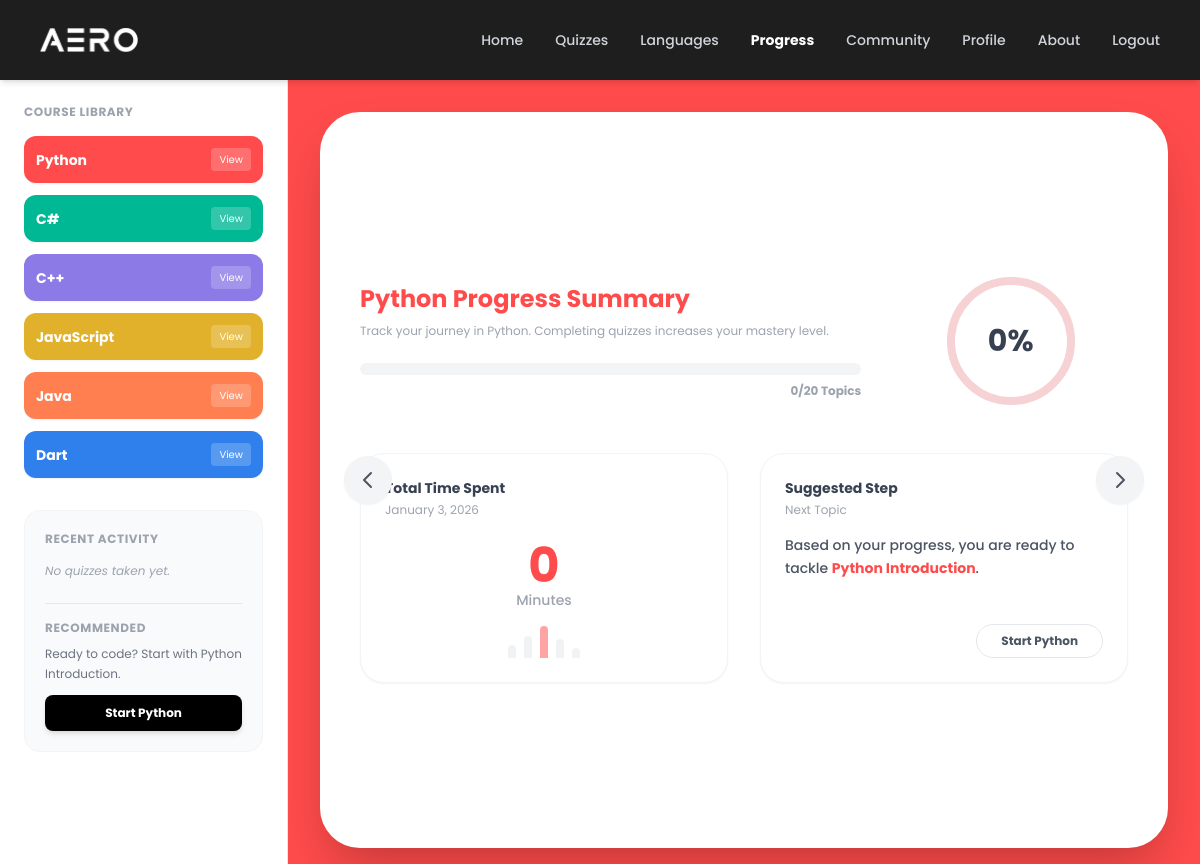
Screenshot of /pages/progress.php (signed in) with the database file from the repository.
### tables this page shows
CREATE TABLE `languages` (
  `language_id` int(11) NOT NULL,
  `name` varchar(50) NOT NULL,
  `description` text DEFAULT NULL,
  `icon_path` varchar(255) DEFAULT NULL
);

CREATE TABLE `topics` (
  `topic_id` int(11) NOT NULL,
  `language_id` int(11) NOT NULL,
  `title` varchar(100) NOT NULL,
  `content_description` text DEFAULT NULL,
  `pdf_file_path` varchar(255) DEFAULT NULL,
  `external_link` varchar(255) DEFAULT NULL,
  `ai_context_summary` text NOT NULL,
  `order_sequence` int(11) DEFAULT 0
);

### pages/progress.php (the view, shortened to what this page needs)
<?php
include '../config/db_conn.php';
$user_id = $_SESSION['user_id'];
$current_lang_id = isset($_GET['lang_id']) ? (int)$_GET['lang_id'] : 1;
$languages = [
    1 => ['name' => 'Python',     'bg' => 'bg-[#ff4b4b]', 'text' => 'text-[#ff4b4b]', 'border' => 'border-[#ff4b4b]'],
    2 => ['name' => 'C#',         'bg' => 'bg-[#00b894]', 'text' => 'text-[#00b894]', 'border' => 'border-[#00b894]'],
    3 => ['name' => 'C++',        'bg' => 'bg-[#8c7ae6]', 'text' => 'text-[#8c7ae6]', 'border' => 'border-[#8c7ae6]'],
    4 => ['name' => 'JavaScript', 'bg' => 'bg-[#e1b12c]', 'text' => 'text-[#e1b12c]', 'border' => 'border-[#e1b12c]'],
    5 => ['name' => 'Java',       'bg' => 'bg-[#ff7f50]', 'text' => 'text-[#ff7f50]', 'border' => 'border-[#ff7f50]'],
    6 => ['name' => 'Dart',       'bg' => 'bg-[#2f80ed]', 'text' => 'text-[#2f80ed]', 'border' => 'border-[#2f80ed]']
];
$theme = $languages[$current_lang_id];
$prev_id = ($current_lang_id == 1) ? 6 : $current_lang_id - 1;
$next_id = ($current_lang_id == 6) ? 1 : $current_lang_id + 1;
$totalTopicsSql = "SELECT COUNT(*) as count FROM topics WHERE language_id = $current_lang_id";
$totalTopics = $conn->query($totalTopicsSql)->fetch_assoc()['count'];
$btnTextSql = "select name from languages where language_id = $current_lang_id";
$btnText1 = $conn->query($btnTextSql)->fetch_assoc()['name'];
$completedSql = "
    SELECT COUNT(DISTINCT topic_id) as count
    FROM generated_quizzes
    WHERE user_id = $user_id
    AND topic_id IN (SELECT topic_id FROM topics WHERE language_id = $current_lang_id)
    AND score >= (total_items / 2)
";
$completed = $conn->query($completedSql)->fetch_assoc()['count'];
$percentage = ($totalTopics > 0) ? round(($completed / $totalTopics) * 100) : 0;
$timeSql = "
    SELECT SUM(q.duration_seconds) as total_seconds
    FROM generated_quizzes q
    JOIN topics t ON q.topic_id = t.topic_id
    WHERE q.user_id = $user_id AND t.language_id = $current_lang_id
";
$timeData = $conn->query($timeSql)->fetch_assoc();
$totalSeconds = $timeData['total_seconds'] ?? 0;
$minutesSpent = ceil($totalSeconds / 60);
$nextTopicSql = "
    SELECT title, topic_id FROM topics
    WHERE language_id = $current_lang_id
    AND topic_id NOT IN (
        SELECT topic_id FROM generated_quizzes
        WHERE user_id = $user_id
        AND score >= (total_items / 2)
    )
    ORDER BY topic_id ASC
    LIMIT 1
";
$nextTopicRes = $conn->query($nextTopicSql);
if ($nextTopicRes->num_rows > 0) {
    $row = $nextTopicRes->fetch_assoc();
    $sTitle = $row['title'];
    $sId = $row['topic_id'];
    $suggestedText = "Based on your progress, you are ready to tackle <span class='{$theme['text']} font-bold'>$sTitle</span>.";
    $btnLink = "topic_list.php?lang_id=$current_lang_id&topic_id=$sId";
} else {
    $suggestedText = "Incredible! You have completed all topics in <span class='{$theme['text']} font-bold'>{$theme['name']}</span>.";
    $btnLink = "#";
    $btnText1 = "Complete";
}
?>
<!DOCTYPE html>
<html lang="en">
<head>
    <script src="https://cdn.tailwindcss.com"></script>
</head>
<body class="bg-gray-50 overflow-hidden">
    <?php include '../components/navbar.php'; ?>
    <div class="flex h-[calc(100vh-4rem)]">
        <?php include '../components/sidebar.php'; ?>
        <main class="flex-1 <?php echo $theme['bg']; ?> p-8 overflow-y-auto transition-colors duration-500">
            <div class="max-w-6xl mx-auto h-full flex flex-col">
                <div class="bg-white rounded-[40px] shadow-2xl flex-1 p-10 relative flex flex-col justify-center items-center">
                    <a href="?lang_id=<?php echo $prev_id; ?>" class="absolute left-6 top-1/2 transform -translate-y-1/2 p-3 rounded-full bg-gray-100 hover:bg-gray-200 transition shadow-sm">
                        <svg class="w-6 h-6 text-gray-600" fill="none" stroke="currentColor" viewBox="0 0 24 24">
                            <path stroke-linecap="round" stroke-linejoin="round" stroke-width="2" d="M15 19l-7-7 7-7"></path>
                        </svg>
                    </a>
                    <a href="?lang_id=<?php echo $next_id; ?>" class="absolute right-6 top-1/2 transform -translate-y-1/2 p-3 rounded-full bg-gray-100 hover:bg-gray-200 transition shadow-sm">
                        <svg class="w-6 h-6 text-gray-600" fill="none" stroke="currentColor" viewBox="0 0 24 24">
                            <path stroke-linecap="round" stroke-linejoin="round" stroke-width="2" d="M9 5l7 7-7 7"></path>
                        </svg>
                    </a>
                    <div class="w-full max-w-4xl grid grid-cols-1 md:grid-cols-3 gap-8 mb-12">
                        <div class="md:col-span-2 flex flex-col justify-center">
                            <h2 class="text-2xl font-bold <?php echo $theme['text']; ?> mb-2">
                                <?php echo $theme['name']; ?> Progress Summary
                            </h2>
                            <p class="text-gray-400 text-xs mb-6">
                                Track your journey in <?php echo $theme['name']; ?>. Completing quizzes increases your mastery level.
                            </p>
                            <div class="w-full h-3 bg-gray-100 rounded-full mb-2">
                            </div>
                            <div class="text-right text-xs font-bold text-gray-400"><?php echo $completed; ?>/<?php echo $totalTopics; ?> Topics</div>
                        </div>
                        <div class="flex justify-center items-center">
                            <div class="relative w-32 h-32">
                                <div class="w-full h-full rounded-full border-8 border-gray-100 flex items-center justify-center">
                                    <span class="text-3xl font-bold text-gray-700"><?php echo $percentage; ?>%</span>
                                </div>
                                <div class="absolute inset-0 rounded-full border-8 <?php echo $theme['border']; ?> opacity-20"></div>
                            </div>
                        </div>
                    </div>
                    <div class="w-full max-w-4xl grid grid-cols-1 md:grid-cols-2 gap-8">
                        <div class="bg-white border border-gray-100 rounded-3xl p-6 shadow-sm flex flex-col justify-between">
                            <div>
                                <h3 class="text-sm font-bold text-gray-700 mb-1">Total Time Spent</h3>
                                <p class="text-xs text-gray-400 mb-4"><?php echo date("F j, Y"); ?></p>
                            </div>
                            <div class="flex flex-col items-center justify-center py-2">
                                <span class="text-5xl font-bold <?php echo $theme['text']; ?>">
                                    <?php echo $minutesSpent; ?>
                                </span>
                                <span class="text-sm text-gray-400 font-medium">Minutes</span>
                            </div>
                            <div class="flex items-end justify-center space-x-2 h-8 opacity-50 mt-2">
                                <div class="w-2 bg-gray-200 rounded-t h-[40%]"></div>
                                <div class="w-2 bg-gray-200 rounded-t h-[70%]"></div>
                                <div class="w-2 <?php echo $theme['bg']; ?> rounded-t h-[100%]"></div>
                                <div class="w-2 bg-gray-200 rounded-t h-[60%]"></div>
                                <div class="w-2 bg-gray-200 rounded-t h-[30%]"></div>
                            </div>
                        </div>
                        <div class="bg-white border border-gray-100 rounded-3xl p-6 shadow-sm flex flex-col justify-between">
                            <div>
                                <h3 class="text-sm font-bold text-gray-700 mb-1">Suggested Step</h3>
                                <p class="text-xs text-gray-400 mb-4">Next Topic</p>
                                <p class="text-sm font-medium text-gray-600 leading-relaxed">
                                    <?php echo $suggestedText; ?>
                                </p>
                            </div>
                            <div class="mt-4 flex justify-end">
                                <a href="<?php echo $btnLink; ?>" class="px-6 py-2 rounded-full text-xs font-bold border hover:bg-gray-50 transition text-gray-600">
                                    Start <?php echo $btnText1; ?>
                                </a>
                            </div>
                        </div>
                    </div>
                </div>
            </div>
        </main>
    </div>
</body>
</html>

### components/sidebar.php (shortened to what this page needs)
<?php
$sidebar_user_id = $_SESSION['user_id'] ?? 0;
$langColors = [
    'Python' => ['bg' => 'bg-[#ff4b4b]', 'text' => 'text-white'],
    'C#' => ['bg' => 'bg-[#00b894]', 'text' => 'text-white'],
    'C++' => ['bg' => 'bg-[#8c7ae6]', 'text' => 'text-white'],
    'JavaScript' => ['bg' => 'bg-[#e1b12c]', 'text' => 'text-white'],
    'Java' => ['bg' => 'bg-[#ff7f50]', 'text' => 'text-white'],
    'Dart' => ['bg' => 'bg-[#2f80ed]', 'text' => 'text-white']
];
$sidebarLangs = $conn->query("SELECT * FROM languages ORDER BY language_id ASC");
$recentSql = "SELECT q.date_taken, t.title, l.name as lang_name, q.score, q.total_items
              FROM generated_quizzes q
              JOIN topics t ON q.topic_id = t.topic_id
              JOIN languages l ON t.language_id = l.language_id
              WHERE q.user_id = $sidebar_user_id
              ORDER BY q.date_taken DESC LIMIT 3";
$recentActivity = $conn->query($recentSql);
$suggestSql = "SELECT t.language_id, t.order_sequence, l.name as lang_name
               FROM generated_quizzes q
               JOIN topics t ON q.topic_id = t.topic_id
               JOIN languages l ON t.language_id = l.language_id
               WHERE q.user_id = $sidebar_user_id
               ORDER BY q.date_taken DESC LIMIT 1";
$lastTaken = $conn->query($suggestSql)->fetch_assoc();
$suggestionText = "Start your journey today!";
$suggestionLink = "languages.php";
$btnText = "Browse Courses";
if ($lastTaken) {
    $nextSeq = $lastTaken['order_sequence'] + 1;
    $lid = $lastTaken['language_id'];
    $nextSql = "SELECT topic_id, title FROM topics
                WHERE language_id = $lid AND order_sequence >= $nextSeq
                ORDER BY order_sequence ASC LIMIT 1";
    $nextRes = $conn->query($nextSql);
    if ($nextRes->num_rows > 0) {
        $suggestedTopic = $nextRes->fetch_assoc();
        $suggestionText = "Since you finished the last topic, try <b>" . $suggestedTopic['title'] . "</b> next.";
        $suggestionLink = "topic_list.php?lang_id=$lid&topic_id=" . $suggestedTopic['topic_id'];
        $btnText = "Start " . $lastTaken['lang_name'];
    } else {
        $suggestionText = "You completed all topics in " . $lastTaken['lang_name'] . "! Try a new language.";
        $suggestionLink = "languages.php";
        $btnText = "Find New Course";
    }
} else {
    $suggestionText = "Ready to code? Start with Python Introduction.";
    $suggestionLink = "topic_list.php?lang_id=1";
    $btnText = "Start Python";
}
?>
<aside class="w-72 bg-white border-r border-gray-200 flex flex-col h-[calc(100vh-4rem)] sticky top-16 overflow-y-auto hidden lg:block no-scrollbar">
    <div class="p-6">
        <h3 class="text-xs font-bold text-gray-400 uppercase tracking-wider mb-4">Course Library</h3>
        <div class="space-y-3">
            <?php while ($lang = $sidebarLangs->fetch_assoc()):
                $style = $langColors[$lang['name']] ?? ['bg' => 'bg-gray-600', 'text' => 'text-white'];
            ?>
                <a href="topic_list.php?lang_id=<?php echo $lang['language_id']; ?>"
                    class="flex justify-between items-center <?php echo $style['bg']; ?> <?php echo $style['text']; ?> p-3 rounded-xl hover:opacity-90 transition shadow-sm group">
                    <span class="font-bold text-sm flex items-center">
                        <?php echo $lang['name']; ?>
                    </span>
                    <span class="text-[10px] bg-white/20 px-2 py-1 rounded group-hover:bg-white/30 transition">
                        View
                    </span>
                </a>
            <?php endwhile; ?>
        </div>
        <div class="mt-8 bg-gray-50 border border-gray-100 rounded-2xl p-5">
            <h4 class="text-xs font-bold text-gray-400 uppercase tracking-wider mb-4">Recent Activity</h4>
            <div class="space-y-4">
                <?php if ($recentActivity->num_rows > 0): ?>
                    <?php while ($act = $recentActivity->fetch_assoc()): ?>
                        <div class="border-l-2 border-gray-200 pl-3">
                            <p class="text-xs font-semibold text-gray-800">
                                <?php echo $act['title']; ?>
                                <span class="text-[10px] text-gray-400 block font-normal">
                                    <?php echo $act['lang_name']; ?>
                                </span>
                            </p>
                            <p class="text-[10px] text-gray-400 mt-1">
                                Score: <?php echo $act['score']; ?>/<?php echo $act['total_items']; ?> &bull;
                                <?php echo date("M d, H:i", strtotime($act['date_taken'])); ?>
                            </p>
                        </div>
                    <?php endwhile; ?>
                <?php else: ?>
                    <p class="text-xs text-gray-400 italic">No quizzes taken yet.</p>
                <?php endif; ?>
            </div>
            <div class="mt-6 pt-4 border-t border-gray-200">
                <h4 class="text-xs font-bold text-gray-400 uppercase tracking-wider mb-2">Recommended</h4>
                <p class="text-xs text-gray-500 mb-3 leading-relaxed">
                    <?php echo $suggestionText; ?>
                </p>
                <a href="<?php echo $suggestionLink; ?>" class="block w-full bg-black text-white text-center text-xs font-bold py-2.5 rounded-lg hover:bg-gray-800 transition shadow-md">
                    <?php echo $btnText; ?>
                </a>
            </div>
        </div>
    </div>
</aside>

### pages/progress.php (style rules this page uses)
body { font-family: 'Poppins', sans-serif; }

### rows the page displays
languages: name "Python"
languages: name "C#"
languages: name "C++"
languages: name "JavaScript"
languages: name "Java"
languages: name "Dart"
topics: title "Python Introduction"

### other values shown
$suggestionText "Ready to code? Start with Python Introduction."
$btnText "Start Python"
$theme['name'] "Python"
$completed "0"
$totalTopics "20"
$percentage "0"
$minutesSpent "0"
